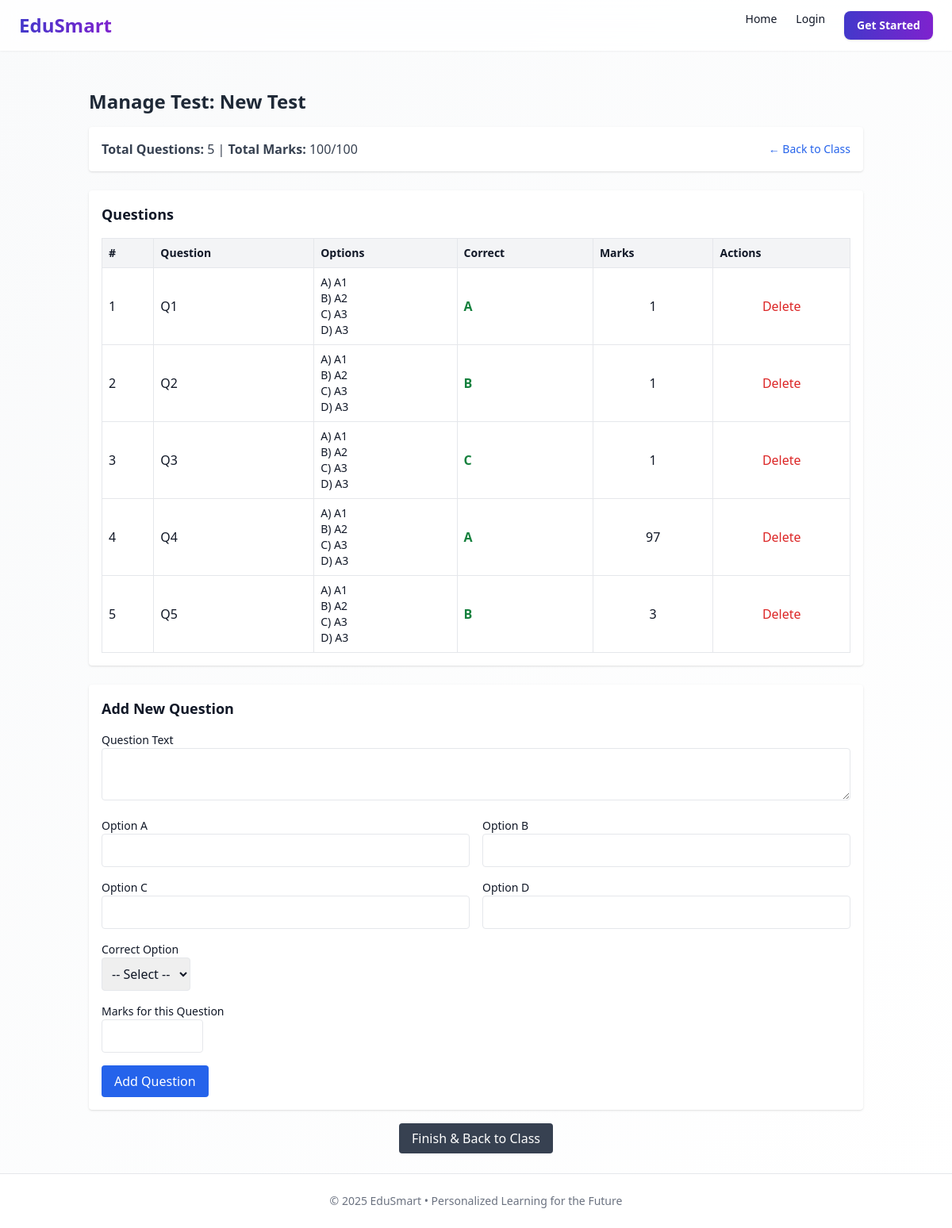
Screenshot of /teacher/test/5/manage with the database file from the repository.
### models.py (models this page shows, shortened)
class Test(db.Model):
    __tablename__ = "test"
    id = db.Column(db.Integer, primary_key=True)
    name = db.Column(db.String(100), nullable=False)
    chapter_id = db.Column(db.Integer, db.ForeignKey("chapter.id"), nullable=False)
    start_time = db.Column(db.DateTime, default=datetime.utcnow)
    end_time = db.Column(db.DateTime, nullable=True)
    max_score = db.Column(db.Integer, default=100)
    questions = db.relationship("Question", backref="test", lazy=True, cascade="all, delete-orphan")
    attempts = db.relationship("TestAttempt", backref="test", lazy=True, cascade="all, delete-orphan")

class Question(db.Model):
    __tablename__ = "question"
    id = db.Column(db.Integer, primary_key=True)
    test_id = db.Column(db.Integer, db.ForeignKey("test.id"), nullable=False)
    text = db.Column(db.Text, nullable=False)
    option_a = db.Column(db.String(255), nullable=False)
    option_b = db.Column(db.String(255), nullable=False)
    option_c = db.Column(db.String(255), nullable=False)
    option_d = db.Column(db.String(255), nullable=False)
    correct_option = db.Column(db.String(1), nullable=False)  # "A", "B", "C", or "D"
    marks = db.Column(db.Integer, default=1)
    topic = db.Column(db.String(100), nullable=True)         # e.g. "Computer Vision Basics"
    difficulty = db.Column(db.String(20), nullable=True)     # e.g. "Easy", "Medium", "Hard"

### routes/teacher.py (the view, shortened to what this page needs)
@teacher_bp.route("/test/<int:test_id>/manage", methods=["GET", "POST"])
def manage_test(test_id):
    test_obj = Test.query.get_or_404(test_id)
    questions = Question.query.filter_by(test_id=test_id).all()
    current_total_marks = sum(q.marks for q in questions if hasattr(q, "marks") and q.marks)
    return render_template(
        "teacher/manage_test.html",
        test_obj=test_obj,
        questions=questions,
        current_total_marks=current_total_marks
    )

### templates/teacher/manage_test.html (shortened to what this page needs)
{% extends "base.html" %}
{% block content %}
<div class="max-w-5xl mx-auto px-6 py-8">
    <h1 class="text-2xl font-bold text-gray-800 mb-4">
        Manage Test: {{ test_obj.name }}
    </h1>
    <div class="bg-white p-4 rounded shadow mb-6 flex justify-between items-center">
        <p class="text-gray-700">
            <strong>Total Questions:</strong> {{ questions|length }} |
            <strong>Total Marks:</strong> {{ current_total_marks }}/{{ test_obj.max_score }}
        </p>
        <a href="{{ url_for('teacher.view_class', class_id=test_obj.chapter.class_id) }}"
           class="text-sm text-blue-600 hover:underline">
           ← Back to Class
        </a>
    </div>
    <div class="bg-white rounded shadow p-4 mb-6">
        <h2 class="text-lg font-semibold mb-4">Questions</h2>
        {% if questions %}
        <table class="w-full border-collapse">
            <thead>
                <tr class="bg-gray-100 text-left text-sm">
                    <th class="p-2 border">#</th>
                    <th class="p-2 border">Question</th>
                    <th class="p-2 border">Options</th>
                    <th class="p-2 border">Correct</th>
                    <th class="p-2 border">Marks</th>
                    <th class="p-2 border">Actions</th>
                </tr>
            </thead>
            <tbody>
                {% for q in questions %}
                <tr class="hover:bg-gray-50">
                    <td class="p-2 border">{{ loop.index }}</td>
                    <td class="p-2 border">{{ q.text }}</td>
                    <td class="p-2 border text-sm">
                        <div>A) {{ q.option_a }}</div>
                        <div>B) {{ q.option_b }}</div>
                        <div>C) {{ q.option_c }}</div>
                        <div>D) {{ q.option_d }}</div>
                    </td>
                    <td class="p-2 border font-semibold text-green-700">{{ q.correct_option }}</td>
                    <td class="p-2 border text-center">{{ q.marks or 1 }}</td>
                    <td class="p-2 border text-center">
                        <form method="POST" action="{{ url_for('teacher.delete_question', question_id=q.id) }}"
                              onsubmit="return confirm('Are you sure you want to delete this question?');">
                            <button type="submit" class="text-red-600 hover:underline">Delete</button>
                        </form>
                    </td>
                </tr>
                {% endfor %}
            </tbody>
        </table>
        {% else %}
        <p class="text-gray-500">No questions added yet.</p>
        {% endif %}
    </div>
    <div class="bg-white rounded shadow p-4 mb-6">
        <h2 class="text-lg font-semibold mb-4">Add New Question</h2>
        <form method="POST" class="space-y-4">
            <div>
                <label class="block text-sm font-medium">Question Text</label>
                <textarea name="question_text" class="w-full border rounded p-2" required></textarea>
            </div>
            <div class="grid grid-cols-2 gap-4">
                <div>
                    <label class="block text-sm font-medium">Option A</label>
                    <input type="text" name="option_a" class="w-full border rounded p-2" required>
                </div>
                <div>
                    <label class="block text-sm font-medium">Option B</label>
                    <input type="text" name="option_b" class="w-full border rounded p-2" required>
                </div>
                <div>
                    <label class="block text-sm font-medium">Option C</label>
                    <input type="text" name="option_c" class="w-full border rounded p-2" required>
                </div>
                <div>
                    <label class="block text-sm font-medium">Option D</label>
                    <input type="text" name="option_d" class="w-full border rounded p-2" required>
                </div>
            </div>
            <div>
                <label class="block text-sm font-medium">Correct Option</label>
                <select name="correct_option" class="border rounded p-2" required>
                    <option value="">-- Select --</option>
                </select>
            </div>
            <div>
                <label class="block text-sm font-medium">Marks for this Question</label>
                <input type="number" name="marks" min="1" class="w-32 border rounded p-2" required>
            </div>
            <button type="submit"
                class="bg-blue-600 text-white px-4 py-2 rounded hover:bg-blue-700">
                Add Question
            </button>
        </form>
    </div>
    <div class="text-center mt-6">
        <a href="{{ url_for('teacher.view_class', class_id=test_obj.chapter.class_id) }}"
           class="bg-gray-700 text-white px-4 py-2 rounded hover:bg-gray-800">
           Finish & Back to Class
        </a>
    </div>
</div>
{% endblock %}

### rows the page displays
Test: name "New Test", max_score "100"
Question: text "Q1", option_a "A1", option_b "A2", option_c "A3", option_d "A3", correct_option "A", marks "1"
Question: text "Q2", option_a "A1", option_b "A2", option_c "A3", option_d "A3", correct_option "B", marks "1"
Question: text "Q3", option_a "A1", option_b "A2", option_c "A3", option_d "A3", correct_option "C", marks "1"
Question: text "Q4", option_a "A1", option_b "A2", option_c "A3", option_d "A3", correct_option "A", marks "97"
Question: text "Q5", option_a "A1", option_b "A2", option_c "A3", option_d "A3", correct_option "B", marks "3"

### other values shown
{{ questions|length }} "5"
{{ current_total_marks }} "100"
{{ 2025 }} "2025"
